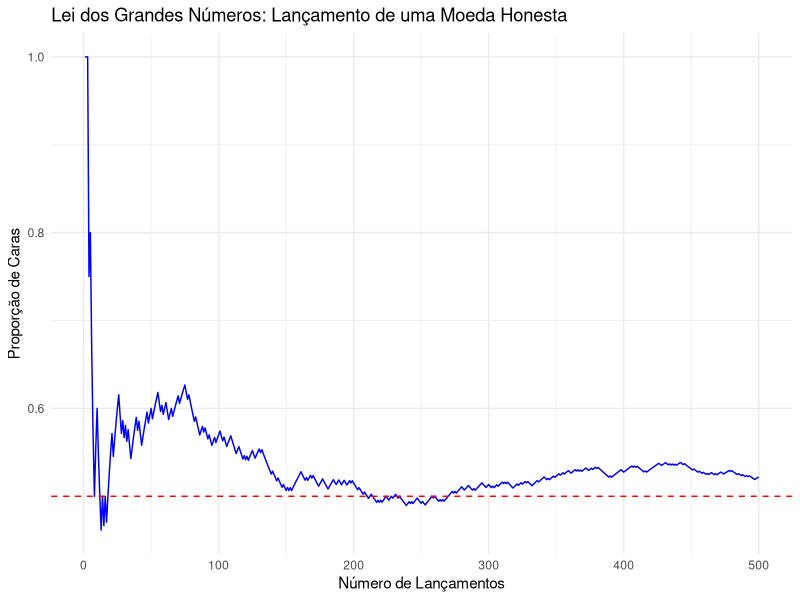

Reproduce this figure in R.
## ---- chunk 1
# Carregar as bibliotecas necessárias
library(ggplot2)
library(dplyr)

# Definir o número de lançamentos
n <- 500

# Simular lançamentos de uma moeda honesta
set.seed(123) # Para reprodutibilidade
lancamentos <- sample(c("Cara", "Coroa"), n, replace = TRUE)

# Calcular a proporção acumulada de caras
dados <- data.frame(lancamentos) %>%
  mutate(
    n = row_number(),
    proporcao_cara = cumsum(lancamentos == "Cara") / n
  )

# Criar o gráfico
ggplot(dados, aes(x = n, y = proporcao_cara)) +
  geom_line(color = "blue") +
  labs(title = "Lei dos Grandes Números: Lançamento de uma Moeda Honesta",
       x = "Número de Lançamentos",
       y = "Proporção de Caras") +
  geom_hline(yintercept = 0.5, linetype = "dashed", color = "red") +
  theme_minimal()

